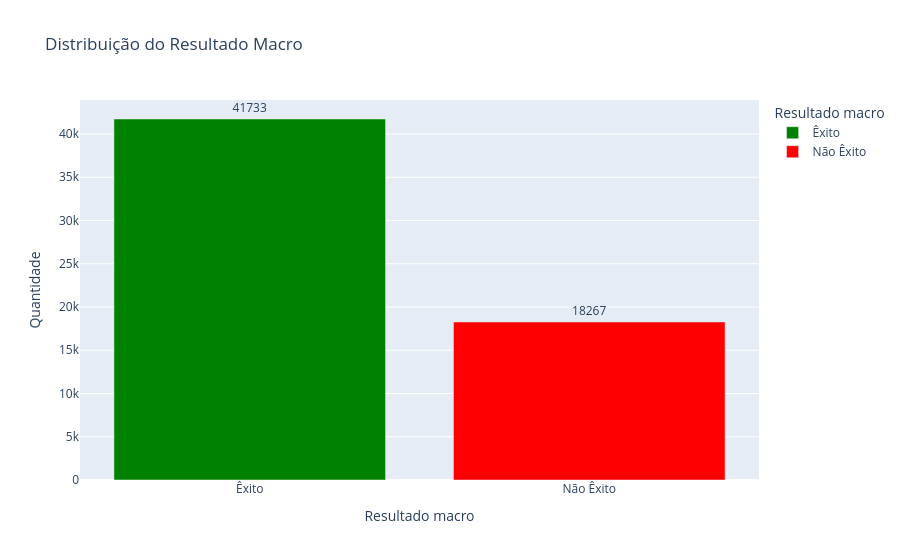

Notebook source saved alongside this figure:
### Code cell
fig = px.bar(
    macro_geral,
    x="Resultado macro",
    y="Quantidade",
    text="Quantidade",
    color="Resultado macro",
    color_discrete_map={
        "Êxito": "green",
        "Não Êxito": "red"
    },
    title="Distribuição do Resultado Macro"
)

fig.update_traces(
    textposition="outside"
)

fig.show()

### Figure 1 — Plotly figure (JSON) as saved in the notebook; plotly's stock layout.template omitted (floating-point values rounded to 4 significant figures)
{"data": [{"hovertemplate": "Resultado macro=%{x}<br>Quantidade=%{text}<extra></extra>", "legendgroup": "Êxito", "marker": {"color": "green", "pattern": {"shape": ""}}, "name": "Êxito", "orientation": "v", "showlegend": true, "text": [41730.0], "textposition": "outside", "type": "bar", "x": ["Êxito"], "xaxis": "x", "y": [41733], "yaxis": "y"}, {"hovertemplate": "Resultado macro=%{x}<br>Quantidade=%{text}<extra></extra>", "legendgroup": "Não Êxito", "marker": {"color": "red", "pattern": {"shape": ""}}, "name": "Não Êxito", "orientation": "v", "showlegend": true, "text": [18270.0], "textposition": "outside", "type": "bar", "x": ["Não Êxito"], "xaxis": "x", "y": [18267], "yaxis": "y"}], "layout": {"barmode": "relative", "legend": {"title": {"text": "Resultado macro"}, "tracegroupgap": 0}, "title": {"text": "Distribuição do Resultado Macro"}, "xaxis": {"anchor": "y", "categoryarray": ["Êxito", "Não Êxito"], "categoryorder": "array", "domain": [0, 1], "title": {"text": "Resultado macro"}}, "yaxis": {"anchor": "x", "domain": [0, 1], "title": {"text": "Quantidade"}}}}
